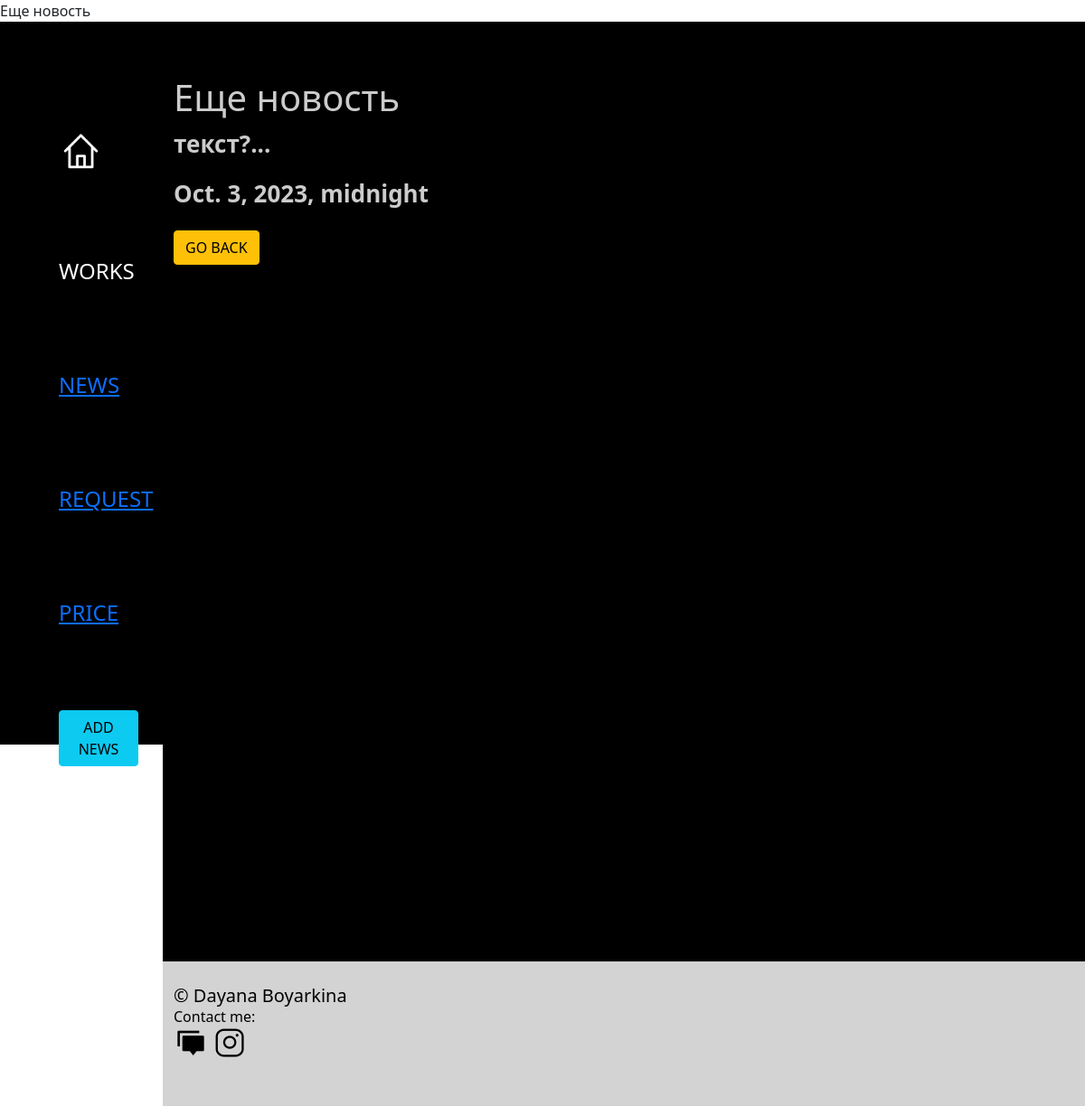
Screenshot of /news_navig/news/1 with the database file from the repository.
### news_navig/models.py (models this page shows, shortened)
class Page(models.Model):
    CONTEXT_TYPES = (
        ("PR", "price"),
        ("RE", "sendarequest"),
        ("NE", "news_home"),
    )
    title = models.CharField(verbose_name="3aroлoвoк", max_length=255, default="3aroлoвoк")
    navig = models.CharField(
        verbose_name="Haзвaниe ccылки",
        max_length=255,
        default="Haзвaниe ccылки",
    )
    navig_position = models.IntegerField(
        verbose_name="Пpиopитeт в нaвиraции (0 - иcключить)",
        default=0,
    )
    context_type = models.CharField(max_length=2, choices=CONTEXT_TYPES, default="IN")
    content = models.TextField(verbose_name="Ocнoвнoe coдepжaниe cтpaницы", default="")
    timestamp = models.DateTimeField(verbose_name="Дaтa 3aпиcи", auto_now=True)
    class Meta:
        verbose_name = "Koнтeнт тeкyщeй cтpaницы"
        verbose_name_plural = "Уникaльный кoнтeнт cтpaниц"  # noqa: RUF001
        ordering = ("-navig_position",)

class News(models.Model):
    title = models.CharField("Название", max_length=50)
    anons = models.CharField("Анонс", max_length=250)
    full_text = models.TextField("Статья")
    date = models.DateTimeField("Дата публикации")
    class Meta:
        verbose_name = "Новость"
        verbose_name_plural = "Новости"

### news_navig/views.py (the view)
# urls.py: path("<int:pk>", views.NewsDetailView.as_view(), name="news-detail"),
class NewsDetailView(DetailView):
    model = News
    template_name = "news_navig/details_view.html"
    context_object_name = "article"
    def get_context_data(self, **kwargs):
        context = super().get_context_data(**kwargs)
        menu_items = (
            Page.objects.values("id", "navig", "navig_position")
            .filter(navig_position__gt=0)
            .order_by("-navig_position")
        )
        context["menu_items"] = menu_items
        return context

### news_navig/templates/news_navig/details_view.html (shortened to what this page needs)
{% extends 'news_navig/layout.html' %}
{% load static %}
    {% block content %}
    <section class="portfolio">
        <div class="container">
            <h1>{{ article.title }}</h1>
            <p>{{ article.full_text }}</p>
            <p> {{ article.date }}</p>
            <a href="{% url 'news_navig:page' pk=1 %}" class="btn btn-warning">GO BACK</a>
        </div>
    </section>
    {% endblock %}

### news_navig/templates/news_navig/layout.html (shortened to what this page needs)
<html>
{% load static %}
<head>
    <link rel="stylesheet" href="{% static 'news_navig/css/main.css' %}">
    <link rel="stylesheet" href="https://cdn.jsdelivr.net/npm/bootstrap@5.1.3/dist/css/bootstrap.min.css">
</head>
<body>
    <aside>
        <ul>
            <li>
                <a href="{% url 'news_navig:home' %}"><img src="{% static 'news_navig/images/icons/home.png' %}"
                        width="48px" alt=home></a>
            </li>
            <li>
                <a href="#WORKS" class="func-link">WORKS</a>
            </li>
            {% for item in menu_items %}
            <li>
                <a href="{% url 'news_navig:page' pk=item.id %}" class="funk-link">
                    {{ item.navig }}
                </a>
            </li>
            {% endfor %}
            <li> <a href="{% url 'news_navig:create' %}"><button class="btn btn-info">ADD NEWS</button></a></li>
        </ul>
    </aside>
    <main>
        {% block content %}
        {% endblock %}
    </main>
    <footer class="footer">
        <div class="container">
            <div class="footer-copyright">
                <div class="footer-copyright-name">© Dayana Boyarkina
                </div>
                <div class="footer-icons">
                    <p> Contact me: </p>
                    <a href="mailto:dayana.boyarkina@gmail.com"> <img
                            src="{% static 'news_navig/images/icons/comment.png' %}" width="32px" alt=home></a>
                    <a href="https://www.instagram.com/stcheeeestch/" target="_blank"> <img
                            src="{% static '/news_navig/images/icons/instagram.png' %}" width="32px" alt=home></a>
                </div>
            </div>
        </div>
    </footer>
</body>
</html>

### news_navig/static/news_navig/css/main.css (style rules this page uses)
html { scroll-behavior: smooth; }
aside { position: fixed; float: left; background: rgb(0, 0, 0); width: 15%; padding: 2.5%; height: 100vh; font-size: 24px; font-weight: 250; }
aside ul { list-style: none; text-decoration: none; }
aside ul li { text-decoration: none; list-style: none; display: block; color: #ffffff; margin-top: 90px; transition: 0.5s ease; }
img { max-width: 100%; }
.func-link { color: rgb(255, 255, 255); transition: color 0.4s; text-decoration: none; }
.container { margin-right: auto; padding-left: 15px; padding-right: 15px; font-size: 26px; font-weight: 600; color: #cccccc; }
.portfolio { padding-top: 5%; padding-bottom: 25%; background: rgb(0, 0, 0); background-blend-mode: multiply; width: 85%; height: 130%; float: right; box-shadow: 0px 4px 34px -5px rgba(0, 0, 0, 0.75) inset; }
.footer { width: 85%; float: right; padding-top: 25px; color: rgb(0, 0, 0); background: rgb(211, 211, 211); background-size: cover; height: 160px; }
.footer-copyright { line-height: 1.3; font-size: 20px; color: rgb(0, 0, 0); }
.footer-copyright-name { font-weight: 400; color: rgb(0, 0, 0); }
.footer-copyright p { margin-bottom: 2px; font-size: 20px; font-weight: 400; color: rgb(0, 0, 0); }
.footer-icons p { font-weight: 400; font-size: 16px; }
a { margin-top: 5px; text-decoration: none; padding: 3px; }

### rows the page displays
Page: navig "NEWS"
Page: navig "REQUEST"
Page: navig "PRICE"
News: title "Еще новость", full_text "текст?...", date "Oct. 3, 2023, midnight"
